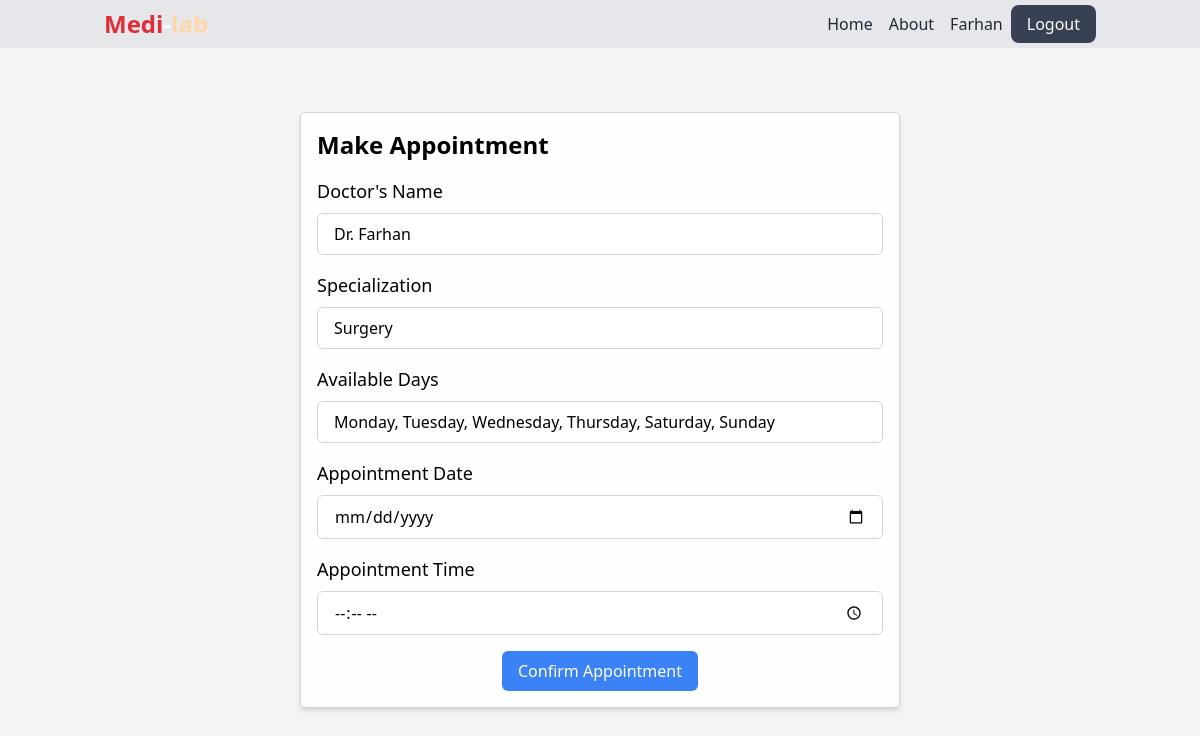
The page /make_appointment.php?doctor_id=12 (signed in) on the database its author committed.
### tables this page shows
CREATE TABLE `patients` (
  `patient_id` int(11) NOT NULL,
  `name` varchar(255) NOT NULL,
  `email` varchar(255) NOT NULL,
  `password` varchar(255) NOT NULL
);

CREATE TABLE `doctors` (
  `doctor_id` int(11) NOT NULL,
  `name` varchar(255) NOT NULL,
  `email` varchar(255) NOT NULL,
  `password` varchar(255) NOT NULL,
  `specialization` varchar(255) NOT NULL,
  `status` enum('pending','approved') DEFAULT 'pending',
  `start` time NOT NULL,
  `end` time NOT NULL,
  `availability` varchar(255) NOT NULL,
  `profile_picture` varchar(255) DEFAULT NULL
);

### web/make_appointment.php (the view, shortened to what this page needs)
<!DOCTYPE html>
<html lang="en">
<head>
    <link href="https://cdn.jsdelivr.net/npm/tailwindcss@2.2.19/dist/tailwind.min.css" rel="stylesheet">
</head>
<body>
    <header class="bg-gray-200 text-white py-2 fixed w-full top-0">
        <?php include '../includes/navbar.php'; ?>
    </header>
    <div class="container w-1/2 mx-auto py-8 mb-8 mt-20">
        <div class="mx-auto bg-white bg-opacity-90 p-4 border border-gray-300 rounded shadow-md">
            <h2 class="text-2xl font-bold mb-4">Make Appointment</h2>
            <?php
            $doctorId = $_GET['doctor_id'];
            $conn = mysqli_connect("localhost", "root", "", "doctor_appointment_system");
            $query = "SELECT * FROM doctors WHERE doctor_id = $doctorId";
            $result = mysqli_query($conn, $query);
            $doctor = mysqli_fetch_assoc($result);
            if ($doctor) {
                $doctorName = $doctor['name'];
                $specialization = $doctor['specialization'];
            ?>
                <form action="make_appointment.php" method="POST">
                    <div class="flex flex-col mb-4">
                        <label for="doctor_name" class="text-lg font-medium mb-2">Doctor's Name</label>
                        <input type="text" id="doctor_name" name="doctor_name" value="<?php echo $doctorName; ?>" readonly class="px-4 py-2 border border-gray-300 rounded-md focus:outline-none focus:ring-blue-500 focus:border-blue-500">
                    </div>
                    <div class="flex flex-col mb-4">
                        <label for="specialization" class="text-lg font-medium mb-2">Specialization</label>
                        <input type="text" id="specialization" name="specialization" value="<?php echo $specialization; ?>" readonly class="px-4 py-2 border border-gray-300 rounded-md focus:outline-none focus:ring-blue-500 focus:border-blue-500">
                    </div>
                    <div class="flex flex-col mb-4">
                        <label for="availability" class="text-lg font-medium mb-2">Available Days</label>
                        <input type="text" id="availability" name="availability" value="<?php echo $doctor['availability']; ?>" readonly class="px-4 py-2 border border-gray-300 rounded-md focus:outline-none focus:ring-blue-500 focus:border-blue-500">
                    </div>
                    <div class="flex flex-col mb-4">
                        <label for="appointment_date" class="text-lg font-medium mb-2">Appointment Date</label>
                        <input type="date" id="appointment_date" name="appointment_date" required class="px-4 py-2 border border-gray-300 rounded-md focus:outline-none focus:ring-blue-500 focus:border-blue-500">
                    </div>
                    <div class="flex flex-col mb-4">
                        <label for="appointment_time" class="text-lg font-medium mb-2">Appointment Time</label>
                        <input type="time" id="appointment_time" name="appointment_time" required class="px-4 py-2 border border-gray-300 rounded-md focus:outline-none focus:ring-blue-500 focus:border-blue-500">
                    </div>
                    <div class="flex items-center justify-center mt-4">
                        <button type="submit" name="make_appointment" class="bg-blue-500 text-white px-4 py-2 rounded-md hover:bg-blue-600">Confirm Appointment</button>
                    </div>
                </form>
            <?php
            } else {
                echo "Doctor not found.";
            }
            ?>
        </div>
    </div>
</body>
</html>

### includes/navbar.php (shortened to what this page needs)
<div class="container mx-auto px-4">
    <?php
    if (isset($_SESSION["patient_id"])) {
        $patientId = $_SESSION["patient_id"];
        $conn = mysqli_connect("localhost", "root", "", "doctor_appointment_system");
        $patientQuery = "SELECT * FROM patients WHERE patient_id = $patientId";
        $patientResult = mysqli_query($conn, $patientQuery);
        $patient = mysqli_fetch_assoc($patientResult);
    }
    ?>
    <nav class="flex justify-between">
        <ul>
            <li>
                <a href="index.php" class="font-bold text-2xl"><span style="color: #DF2E38">Medi</span>-<span style="color: #FFD6A5">lab</span></a>
            </li>
        </ul>
        <ul class="flex my-auto">
            <li class="mr-4">
                <a href="index.php" class="font-medium text-gray-800 hover:text-red-500">Home</a>
            </li>
            <li class="mr-4">
                <a href="about.php" class="font-medium text-gray-800 hover:text-red-500">About</a>
            </li>
            <?php if (isset($doctor)) { ?>
                <li>
                    <a href="doctor_dashboard.php" class="font-medium text-gray-800 hover:text-red-500 mr-2"><?php echo $doctor['name']; ?></a>
                </li>
                <li>
                    <a href="logout.php" class="font-medium bg-gray-700 text-white px-4 py-2 rounded-lg hover:bg-gray-500">Logout</a>
                </li>
            <?php } elseif (isset($patient)) { ?>
                <li>
                <a href="patient_dashboard.php" class="font-medium text-gray-800 hover:text-red-500 mr-2"><?php echo $patient['name']; ?></a>
                </li>
                <li>
                    <a href="logout.php" class="font-medium bg-gray-700 text-white px-4 py-2 rounded-lg hover:bg-gray-500">Logout</a>
                </li>
            <?php } else { ?>
                <li>
                    <a href="index.php" class="font-medium bg-gray-700 text-white px-4 py-2 rounded-lg hover:bg-gray-500">Login</a>
                </li>
            <?php } ?>
        </ul>
    </nav>
</div>

### web/make_appointment.php (style rules this page uses)
body { background: #f3f4f6; }

### rows shown on the page
patients: name "Farhan"
doctors: doctor_name "Dr. Farhan", specialization "Surgery", availability "Monday, Tuesday, Wednesday, Thursday, Saturday, Sunday"
